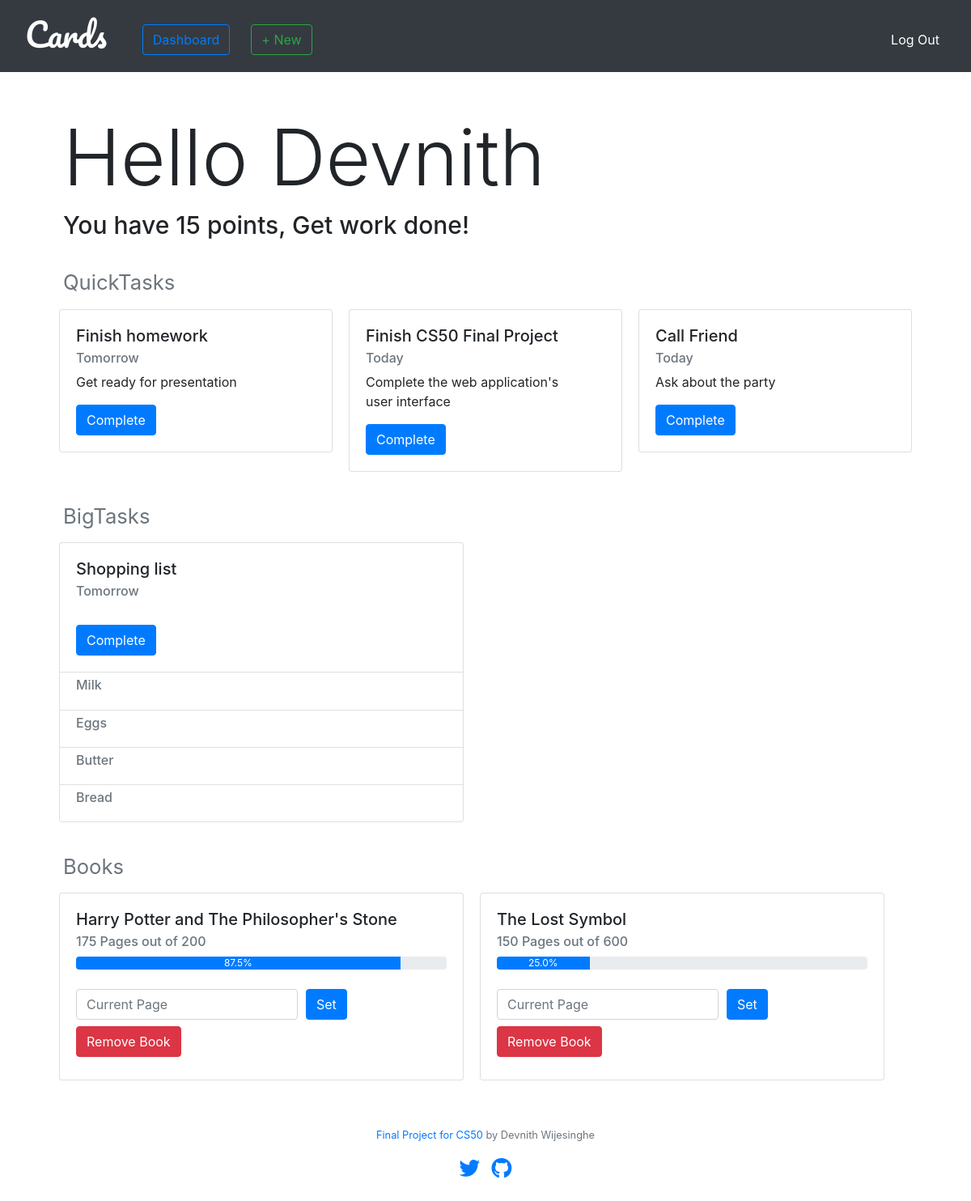
The app's page /dashboard (signed in) with its own data.
### tables this page shows
CREATE TABLE users (
id INTEGER PRIMARY KEY NOT NULL,
name TEXT NOT NULL,
username TEXT NOT NULL,
hash TEXT NOT NULL,
points INTEGER NOT NULL DEFAULT 5);

CREATE TABLE stasks (
title TEXT NOT NULL,
description TEXT NOT NULL,
date TEXT NOT NULL,
user_id INTEGER NOT NULL,
FOREIGN KEY(user_id) REFERENCES users(id));

CREATE TABLE mtasks (
id INTEGER PRIMARY KEY NOT NULL,
title TEXT NOT NULL,
date TEXT NOT NULL,
user_id INTEGER NOT NULL,
FOREIGN KEY(user_id) REFERENCES users(id));

CREATE TABLE subtasks (
title TEXT NOT NULL,
mtask_id INTEGER NOT NULL,
FOREIGN KEY(mtask_id) REFERENCES mtasks(id));

CREATE TABLE books (
id INTEGER PRIMARY KEY NOT NULL,
title TEXT NOT NULL,
totalPages INTEGER NOT NULL,
currentPage INTEGER NOT NULL,
user_id INTEGER NOT NULL,
FOREIGN KEY(user_id) REFERENCES users(id));

### application.py (the view, shortened to what this page needs)
@app.route('/dashboard', methods=["GET", "POST"])
@login_required
def dashboard():
    if request.method == "GET":
        connection = sqlite3.connect('tasks.db')
        db = connection.cursor()
        userID = session["user_id"]
        db.execute("SELECT name,points FROM users WHERE id = (?)", (userID,))
        row = db.fetchone()
        name = row[0]
        points = row[1]
        db.execute("SELECT title,date,description FROM stasks WHERE user_id = (?)", (userID,))
        stasks = db.fetchall()
        db.execute("SELECT id,title,totalPages,currentPage FROM books WHERE user_id = (?)", (userID,))
        books = db.fetchall()
        db.execute("SELECT id,title,date FROM mtasks WHERE user_id = (?)", (userID,))
        items = db.fetchall()
        mtasks= list()
        for item in items:
            item = list(item)
            db.execute("SELECT title FROM subtasks WHERE mtask_id = (?)", (item[0],))
            subtasks = db.fetchall()
            temp = list()
            for task in subtasks:
                temp.append(task[0])
            item.append(temp)
            mtasks.append(item)
        return render_template("dashboard.html", name=name, points=points, stasks=stasks, books=books, mtasks=mtasks)

### helpers.py (called while the page is built)
def login_required(f):
    @wraps(f)
    def decorated_function(*args, **kwargs):
        if session.get("user_id") is None:
            return redirect("/login")
        return f(*args, **kwargs)
    return decorated_function

### templates/dashboard.html (shortened to what this page needs)
{% extends "layout.html" %}
{% block main %}
<div style="text-align: left;">
    <h1 class="display-1" >Hello {{  name }}</h1>
    <h1 class="display-6" style="font-size: 30px;">You have {{ points }} points, Get work done!</h1>
</div>
<br>
<h2 style="text-align: left; margin-bottom: 5px;"><small class="text-muted">QuickTasks</small></h2>
{% if stasks|length < 1 %}
    <h4 style="text-align: left; margin-bottom: 5px;"><small class="text-muted">You have no QuickTasks</small></h4>
{% else %}
    <div class="row">
        {% for stask in stasks %}
            <div class="col-lg" style="padding: 0px; ">
                <div class="card" style="margin: 10px; text-align: left;">
                    <div class="card-body" style="width: 300px;">
                        <h5 class="card-title">{{ stask[0] }}</h5>
                        <h6 class="card-subtitle mb-2 text-muted">{{ stask[1] }}</h6>
                        <p class="card-text">{{ stask[2] }}</p>
                        <form action="/dashboard" method="post">
                            <button class="btn btn-primary" type="submit" name="deleteStask" value="{{ stask[0] }}">Complete</a>
                        </form>
                    </div>
                </div>
            </div>
        {% endfor %}
    </div>
{% endif %}
<br>
<h2 style="text-align: left; margin-bottom: 5px;"><small class="text-muted">BigTasks</small></h2>
{% if mtasks|length < 1 %}
    <h4 style="text-align: left; margin-bottom: 5px;"><small class="text-muted">You have no BigTasks</small></h4>
{% else %}
    <div class="row">
        {% for mtask in mtasks %}
            <div class="col-lg" style="padding: 0px;">
                <div class="card" style="margin: 10px; text-align: left; width: 500px;">
                    <div class="card-body">
                        <h5 class="card-title">{{ mtask[1] }}</h5>
                        <h6 class="card-subtitle mb-2 text-muted">{{ mtask[2] }}</h6>
                        <br>
                        <form action="/dashboard" method="post">
                            <button class="btn btn-primary" type="submit" name="deleteMtask" value="{{ mtask[0] }}">Complete</a>
                        </form>
                    </div>
                    <ul class="list-group list-group-flush">
                        {% for subtask in mtask[3] %}
                            <li class="list-group-item"><h6 class="card-subtitle mb-2 text-muted">{{subtask}}</h6></li>
                        {% endfor %}
                    </ul>
                </div>
            </div>
        {% endfor %}
    </div>
{% endif %}
<br>
<h2 style="text-align: left; margin-bottom: 5px;"><small class="text-muted">Books</small></h2>
{% if books|length < 1 %}
    <h4 style="text-align: left; margin-bottom: 5px;"><small class="text-muted">You have no Books</small></h4>
{% else %}
    <div class="row">
        {% for book in books %}
            <div class="col-auto" style="padding: 0px;">
                <div class="card" style="margin: 10px; text-align: left; width: 500px;">
                    <div class="card-body">
                        <h5 class="card-title">{{ book[1] }}</h5>
                        <h6 class="card-subtitle mb-2 text-muted">{{ book[3]}} Pages out of {{ book[2] }}</h6>
                        {% set progress = book[3] / book[2] * 100 %}
                        <div class="progress">
                            <div class="progress-bar" role="progressbar" style="width: {{progress}}%;" aria-valuenow="{{progress}}" aria-valuemin="0" aria-valuemax="100">{{progress}}%</div>
                        </div>
                        <br>
                        {% if progress < 100 %}
                        <form action="/dashboard" method="post">
                            <div class="form-row align-items-center">
                                <div class="col-auto">
                                    <input type="number" class="form-control mb-2" name="currentPage" placeholder="Current Page" min="1">
                                </div>
                                <div class="col-auto">
                                    <button type="submit" class="btn btn-primary mb-2" name="setPage" value="{{ book[0] }}">Set</button>
                                </div>
                                <div class="col-auto">
                                    <button type="submit" class="btn btn-danger mb-2" name="deleteBook" value="{{ book[0] }}">Remove Book</button>
                                </div>
                            </div>
                        </form>
                        {% else %}
                        <form action="/dashboard" method="post">
                            <button type="submit" class="btn btn-danger mb-2" name="deleteBook" value="{{ book[0] }}">Remove Book</button>
                        </form>
                        {% endif %}
                    </div>
                </div>
            </div>
        {% endfor %}
    </div>
{% endif %}
{% endblock %}

### records on screen
users: name "Devnith"
stasks: title "Finish homework", date "Tomorrow", description "Get ready for presentation"
stasks: title "Finish CS50 Final Project", date "Today", description "Complete the web application's user interface"
stasks: title "Call Friend", date "Today", description "Ask about the party"
mtasks: title "Shopping list", date "Tomorrow", {{ mtask[0] }} 2 (drawn)
subtasks: title "Milk"
subtasks: title "Eggs"
subtasks: title "Butter"
subtasks: title "Bread"
books: title "Harry Potter and The Philosopher's Stone", currentPage "175", totalPages "200", progress "87.5", {{ book[0] }} 2 (drawn)
books: title "The Lost Symbol", currentPage "150", totalPages "600", progress "25.0", {{ book[0] }} 3 (drawn)

### other values on screen
{{ points }} "15"
